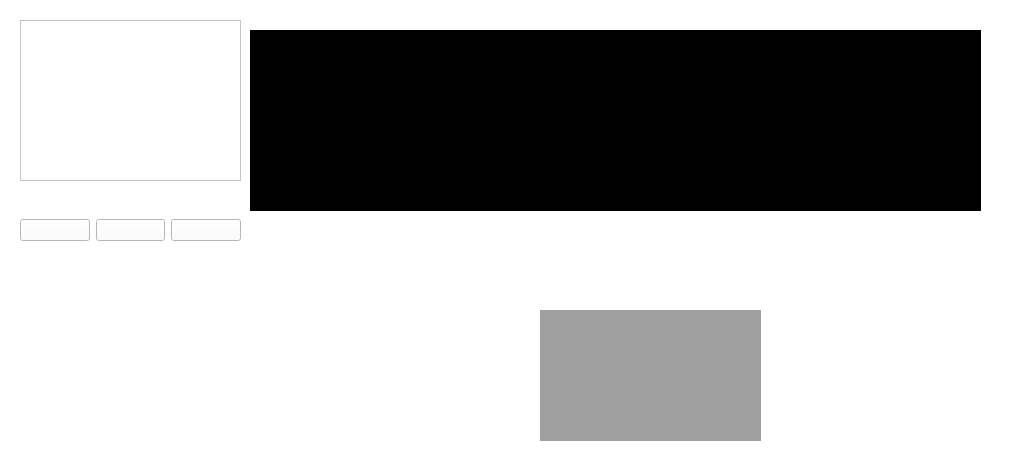
<?xml version="1.0" encoding="UTF-8"?>
<ui version="4.0">
 <class>MainWindow</class>
 <widget class="QMainWindow" name="MainWindow">
  <property name="geometry">
   <rect>
    <x>0</x>
    <y>0</y>
    <width>1016</width>
    <height>463</height>
   </rect>
  </property>
  <property name="windowTitle">
   <string>MainWindow</string>
  </property>
  <property name="styleSheet">
   <string notr="true">background-color: rgb(85, 85, 255);
background-color: rgb(255, 255, 255);</string>
  </property>
  <widget class="QWidget" name="centralwidget">
   <widget class="QGraphicsView" name="graphicsView">
    <property name="geometry">
     <rect>
      <x>250</x>
      <y>30</y>
      <width>731</width>
      <height>181</height>
     </rect>
    </property>
    <property name="styleSheet">
     <string notr="true">background-color: rgb(0, 0, 0);</string>
    </property>
   </widget>
   <widget class="QTextBrowser" name="textBrowser">
    <property name="geometry">
     <rect>
      <x>20</x>
      <y>20</y>
      <width>221</width>
      <height>161</height>
     </rect>
    </property>
    <property name="styleSheet">
     <string notr="true">background-color: rgb(255, 255, 255);</string>
    </property>
   </widget>
   <widget class="QWidget" name="horizontalLayoutWidget">
    <property name="geometry">
     <rect>
      <x>20</x>
      <y>190</y>
      <width>221</width>
      <height>81</height>
     </rect>
    </property>
    <layout class="QHBoxLayout" name="horizontalLayout">
     <item>
      <widget class="QPushButton" name="Import_Button">
       <property name="styleSheet">
        <string notr="true">color: rgb(255, 255, 255);</string>
       </property>
       <property name="text">
        <string/>
       </property>
       <property name="icon">
        <iconset>
         <normaloff>Parametrizaci-nMarchaHumana/Icons/icons8-importar-csv-64.png</normaloff>Parametrizaci-nMarchaHumana/Icons/icons8-importar-csv-64.png</iconset>
       </property>
       <property name="iconSize">
        <size>
         <width>80</width>
         <height>100</height>
        </size>
       </property>
      </widget>
     </item>
     <item>
      <widget class="QPushButton" name="pushButton">
       <property name="text">
        <string/>
       </property>
       <property name="icon">
        <iconset>
         <normaloff>Parametrizaci-nMarchaHumana/Icons/icons8-editar-propiedad-64.png</normaloff>Parametrizaci-nMarchaHumana/Icons/icons8-editar-propiedad-64.png</iconset>
       </property>
       <property name="iconSize">
        <size>
         <width>80</width>
         <height>100</height>
        </size>
       </property>
      </widget>
     </item>
     <item>
      <widget class="QPushButton" name="Import_Button_2">
       <property name="styleSheet">
        <string notr="true">background-color: rgb(255, 255, 255);</string>
       </property>
       <property name="text">
        <string/>
       </property>
       <property name="icon">
        <iconset>
         <normaloff>Parametrizaci-nMarchaHumana/Icons/icons8-salida-64.png</normaloff>Parametrizaci-nMarchaHumana/Icons/icons8-salida-64.png</iconset>
       </property>
       <property name="iconSize">
        <size>
         <width>80</width>
         <height>100</height>
        </size>
       </property>
      </widget>
     </item>
    </layout>
   </widget>
   <widget class="QMdiArea" name="mdiArea">
    <property name="geometry">
     <rect>
      <x>540</x>
      <y>310</y>
      <width>221</width>
      <height>151</height>
     </rect>
    </property>
   </widget>
  </widget>
  <widget class="QStatusBar" name="statusbar"/>
 </widget>
 <resources/>
 <connections/>
</ui>
